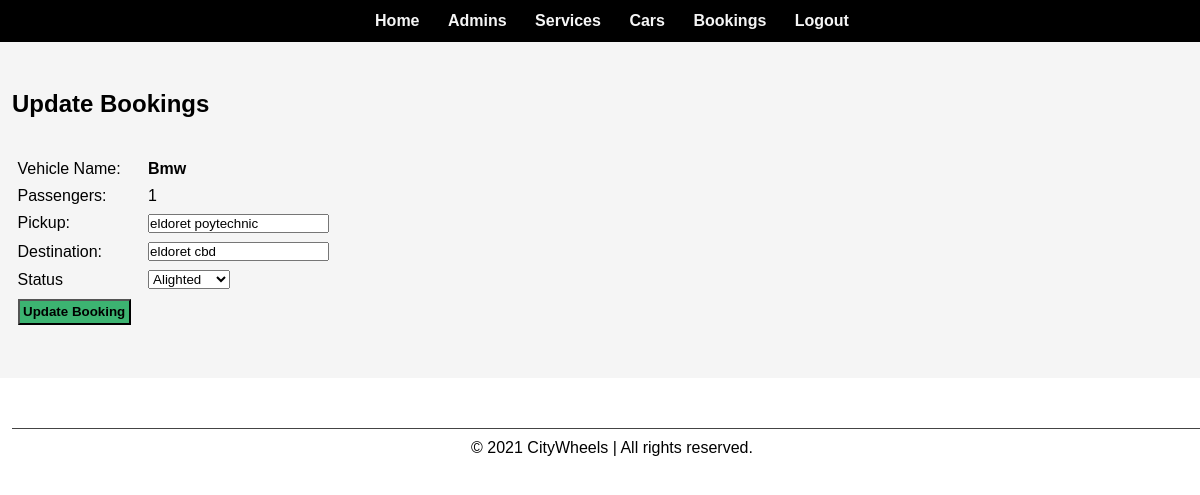
Screenshot of /admin/update-booking.php?id=13 (signed in) with the database file from the repository.
### tables this page shows
CREATE TABLE `tbl_book` (
  `id` int(10) UNSIGNED NOT NULL,
  `car` varchar(150) NOT NULL,
  `customer_name` varchar(255) NOT NULL,
  `contact` int(20) NOT NULL,
  `email` varchar(100) NOT NULL,
  `passengers` int(10) NOT NULL,
  `pickup` varchar(255) NOT NULL,
  `destination` varchar(255) NOT NULL,
  `book_date` datetime NOT NULL,
  `total` decimal(10,2) NOT NULL,
  `status` varchar(50) NOT NULL
);

### admin/update-booking.php (the view, shortened to what this page needs)
<?php include('constants/navbar.php'); ?>
	<div class="content">
		<div class="wrapper">
			<h2>Update Bookings</h2>
			<br><br>
			<?php
			    if(isset($_GET['id']))
			    {
			    	$id = $_GET['id'];
			    	$sql = "SELECT * FROM tbl_book WHERE id=$id";
			    	$res = mysqli_query($conn, $sql);
			    	$count = mysqli_num_rows($res);
			    	if($count==1)
			    	{
			    		$row=mysqli_fetch_assoc($res);
			    		$car = $row['car'];
			    		$passengers = $row['passengers'];
			    		$pickup = $row['pickup'];
			    		$destination = $row['destination'];
			    		$status = $row['status'];
			    	}
			    	else
			    	{
			    		header('location:'.SITEURL.'admin/manage-booking.php');
			    	}
			    }
			    else
			    {
			    	header('location:'.SITEURL.'admin/manage-booking.php');
			    }
			?>
			<form action="" method="POST">
				<table class="tbl-30">
					<tr>
						<td>Vehicle Name:</td>
						<td>
							<b><?php echo $car; ?></b>
						</td>
					</tr>
					<tr>
						<td>Passengers:</td>
						<td>
							<?php echo $passengers; ?>
						</td>
					</tr>
					<tr>
						<td>Pickup:</td>
						<td>
						<input type="text" name="pickup" value="<?php echo $pickup; ?>">
					   </td>
					</tr>
					<tr>
						<td>Destination:</td>
						<td>
						<input type="text" name="destination" value="<?php echo $destination; ?>">
					   </td>
					</tr>
					<tr>
						<td>Status</td>
						<td>
							<select name="status">
								<option <?php if($status=="Alighted"){echo "selected";} ?> value="Alighted">Alighted</option>
							</select>
						</td>
					</tr>
					<tr>
						<td colspan="2">
							<input type="submit" name="submit" value="Update Booking" class="btn-secondary">
						</td>
					</tr>
				</table>
			</form>
		</div>
	</div>
<?php include('constants/footer.php'); ?>

### css/admin.css (style rules this page uses)
* { margin: 0; padding: 0; font-family: sans-serif; }
.wrapper { padding: 1%; width: 100%; margin: 0 auto; }
.tbl-30 { width: 30%; }
table tr td { padding: 1%; }
.btn-secondary { background-color: mediumseagreen ; padding: 1%; color: black; text-decoration: none; font-weight: bold; }
.content { background-color: whitesmoke; padding: 3% 0; }

### rows the page displays
tbl_book: car "Bmw", passengers "1", pickup "eldoret poytechnic", destination "eldoret cbd", status "Alighted"
